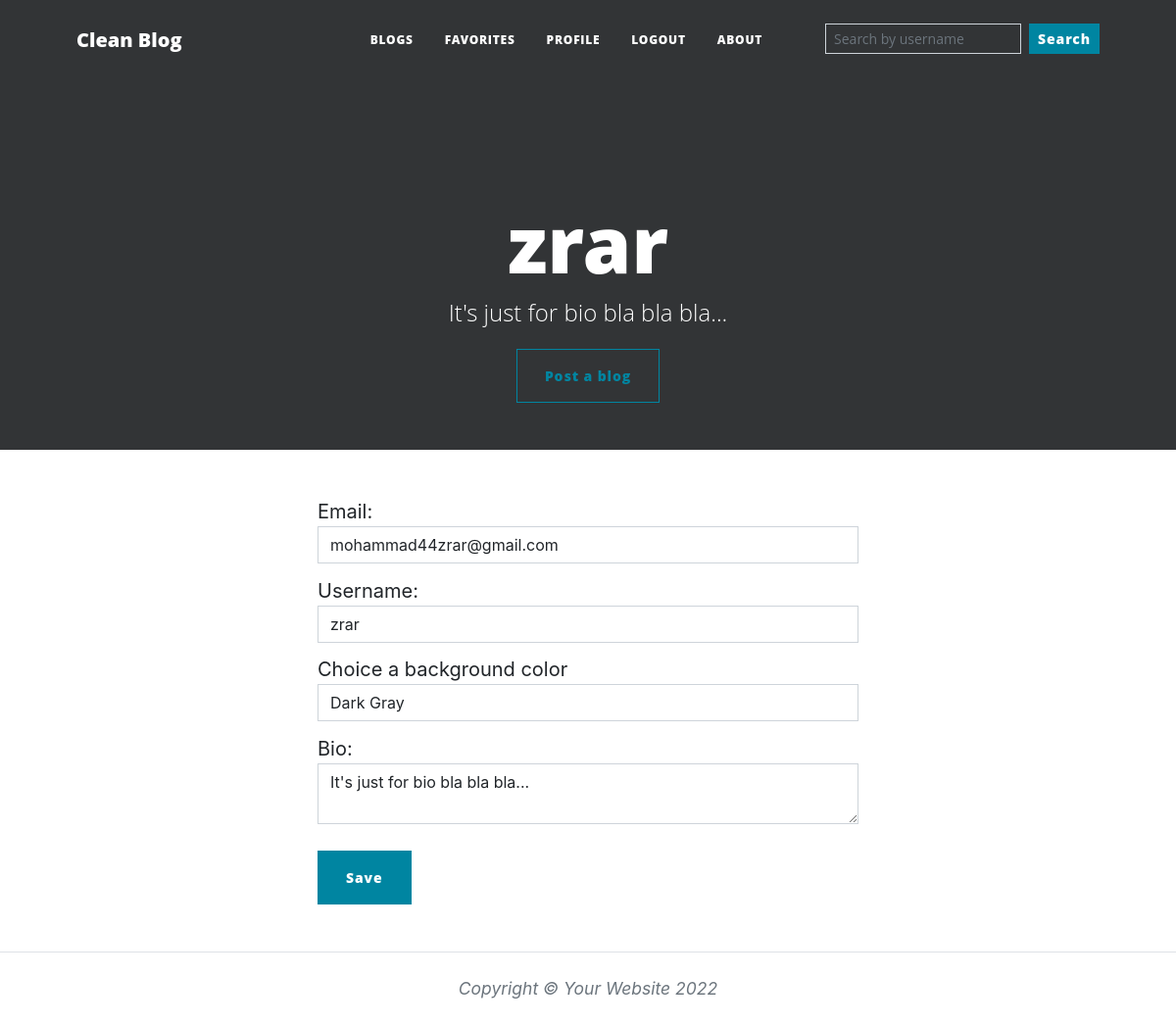
The app's page /zrar/profile (signed in) with its own data.
### main.py (models this page shows)
class User(UserMixin, db.Model):
    __tablename__ = "users"
    id = db.Column(db.Integer, primary_key=True)
    email = db.Column(db.String(100))
    username = db.Column(db.String(100), unique=True)
    password = db.Column(db.String(100))
    bg_color = db.Column(db.String(7))
    bio = db.Column(db.String(250))
    blogs = db.relationship("BlogPost", back_populates="author")
    comments = db.relationship("Comment", back_populates="comment_author")
    favouring = db.relationship(
        'User', secondary=favorites,
        primaryjoin=(favorites.c.favorite_id == id),
        secondaryjoin=(favorites.c.favouring_id == id),
        backref=db.backref('favorites', lazy='dynamic'),
        lazy='dynamic'
    )

### main.py (the view, shortened to what this page needs)
@app.route("/<string:username>/profile", methods=["POST", "GET"])
@login_required
def profile(username):
    if current_user.username != username:
        return redirect(url_for('home'))
    else:
        user = User.query.filter_by(username=username).first()
        edit_form = EditProfileForm(
            email=user.email,
            username=user.username,
            bg_color=user.bg_color,
            bio=user.bio,
        )
        return render_template('profile.html', username=current_user.username, user=current_user, form=edit_form)

### forms.py
class EditProfileForm(FlaskForm):
    email = EmailField("Email: ", validators=[DataRequired(), Email()])
    username = StringField("Username: ", validators=[DataRequired()])
    bg_color = SelectField('Choice a background color',
                           choices=[('000000', 'Black'), ('37306B', 'Navy'),
                                    ('862B0D', 'Maroon'), ('454545', 'Dark Gray')]
                           )
    bio = TextAreaField("Bio: ", validators=[Length(max=250)])
    submit = SubmitField("Save", render_kw={"style": "margin-top: 15px;"})

### main.py (called while the page is built)
@login_manager.user_loader
def load_user(user_id):
    return User.query.get(int(user_id))

### templates/profile.html (shortened to what this page needs)
{% extends 'base.html' %}
{% import "bootstrap/wtf.html" as wtf %}
{% block content %}
{% include "./layout/navbar.html" %}
{% include "./layout/header.html" %}
<div class="container col-lg-6 col-md-10 col-sm-12 mx-auto my-5">
    <div class="container">
        {{ wtf.quick_form(form, novalidate=True, button_map={"submit": "primary"}) }}
    </div>
</div>
{% include "./layout/footer.html" %}
{% endblock content %}

### templates/layout/header.html
<header class="masthead pb-5" style="background-color: #{{ user.bg_color }};">
    <div class="container position-relative px-4 px-lg-5">
        <div class="row gx-4 gx-lg-5 justify-content-center">
            <div class="col-md-10 col-lg-8 col-xl-7">
                <div class="site-heading">
                    <h1 class="h1-header">{{ user.username }}</h1>
                    <span class="subheading">{{ user.bio if user.bio != None else '' }}</span>
                </div>
            </div>
        </div>
        <div class="text-center mt-4 mb-0">
            {% if current_user.username == user.username %}
            <a class="btn btn-outline-primary text-center float-center mx-auto"
               href="{{ url_for('blog_post', username=current_user.username) }}">Post a blog</a>
            {% elif current_user.username %}
            <a class="btn btn-outline-primary text-center float-center mx-auto"
               href="{{ url_for('favorite', username=current_user.username, username_to_favorite=user.username) }}">
                {{ 'Remove from favorites' if user in current_user.favouring else 'Add to favorites' }}
            </a>
            {% endif %}
        </div>
    </div>
</header>

### static/my/styles.css (style rules this page uses)
.form-group { margin-bottom: 12.5px; }

### records on screen
User: username "zrar", bio "It's just for bio bla bla bla...", email "mohammad44zrar@gmail.com", bg_color "Dark Gray"
